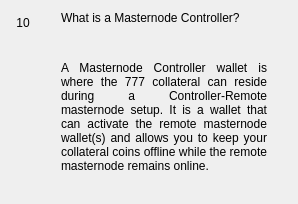
                  <widget class="QWidget" name="widgetFaq10" native="true">
                   <layout class="QHBoxLayout" name="horizontalpage_10" stretch="0,1">
                    <item alignment="Qt::AlignTop">
                     <widget class="QLabel" name="labelNumber10">
                      <property name="minimumSize">
                       <size>
                        <width>24</width>
                        <height>24</height>
                       </size>
                      </property>
                      <property name="maximumSize">
                       <size>
                        <width>16777215</width>
                        <height>24</height>
                       </size>
                      </property>
                      <property name="text">
                       <string>10</string>
                      </property>
                      <property name="alignment">
                       <set>Qt::AlignCenter</set>
                      </property>
                     </widget>
                    </item>
                    <item>
                     <layout class="QVBoxLayout" name="verticalLayoutpage_10">
                      <property name="leftMargin">
                       <number>20</number>
                      </property>
                      <property name="rightMargin">
                       <number>20</number>
                      </property>
                      <item>
                       <widget class="QLabel" name="labelSubtitle10">
                        <property name="text">
                         <string>What is a Masternode Controller?</string>
                        </property>
                        <property name="wordWrap">
                         <bool>true</bool>
                        </property>
                       </widget>
                      </item>
                      <item>
                       <spacer name="verticalSpacer_100">
                        <property name="orientation">
                         <enum>Qt::Vertical</enum>
                        </property>
                        <property name="sizeType">
                         <enum>QSizePolicy::Fixed</enum>
                        </property>
                        <property name="sizeHint" stdset="0">
                         <size>
                          <width>20</width>
                          <height>30</height>
                         </size>
                        </property>
                       </spacer>
                      </item>
                      <item>
                       <widget class="QLabel" name="labelContent10">
                        <property name="text">
                         <string>&lt;html&gt;&lt;head/&gt;&lt;body&gt;&lt;p align=&quot;justify&quot;&gt;A Masternode Controller wallet is where the 777 collateral can reside during a Controller-Remote masternode setup. It is a wallet that can activate the remote masternode wallet(s) and allows you to keep your collateral coins offline while the remote masternode remains online. &lt;/p&gt;&lt;/body&gt;&lt;/html&gt;</string>
                        </property>
                        <property name="alignment">
                         <set>Qt::AlignLeading|Qt::AlignLeft|Qt::AlignTop</set>
                        </property>
                        <property name="wordWrap">
                         <bool>true</bool>
                        </property>
                       </widget>
                      </item>
                      <item>
                       <spacer name="verticalSpacer_92">
                        <property name="orientation">
                         <enum>Qt::Vertical</enum>
                        </property>
                        <property name="sizeHint" stdset="0">
                         <size>
                          <width>20</width>
                          <height>20</height>
                         </size>
                        </property>
                       </spacer>
                      </item>
                     </layout>
                    </item>
                   </layout>
                  </widget>
